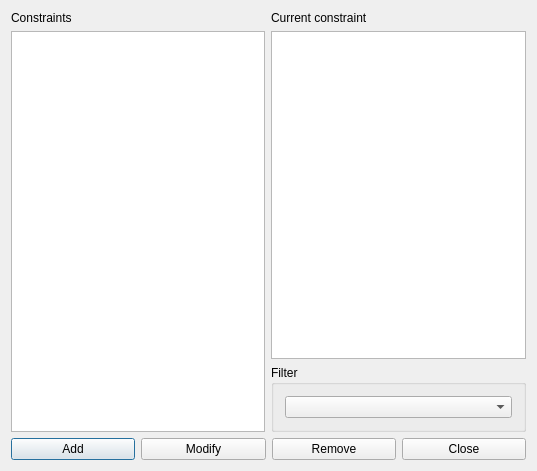
<?xml version="1.0" encoding="UTF-8"?>
<ui version="4.0">
 <class>ConstraintStudentsSetMorningsEarlyMaxBeginningsAtSecondHourForm_template</class>
 <widget class="QDialog" name="ConstraintStudentsSetMorningsEarlyMaxBeginningsAtSecondHourForm_template">
  <property name="geometry">
   <rect>
    <x>0</x>
    <y>0</y>
    <width>537</width>
    <height>471</height>
   </rect>
  </property>
  <property name="windowTitle">
   <string extracomment="This is the title of the dialog to see the list of all constraints of this type">Constraints students set mornings early max beginnings at second hour</string>
  </property>
  <layout class="QGridLayout" name="gridLayout_3">
   <item row="0" column="0" rowspan="2">
    <layout class="QVBoxLayout" name="verticalLayout">
     <item>
      <widget class="QLabel" name="constraintsTextLabel">
       <property name="frameShape">
        <enum>QFrame::NoFrame</enum>
       </property>
       <property name="frameShadow">
        <enum>QFrame::Plain</enum>
       </property>
       <property name="text">
        <string>Constraints</string>
       </property>
       <property name="wordWrap">
        <bool>false</bool>
       </property>
      </widget>
     </item>
     <item>
      <widget class="QListWidget" name="constraintsListWidget"/>
     </item>
    </layout>
   </item>
   <item row="0" column="1">
    <layout class="QVBoxLayout" name="verticalLayout_2">
     <item>
      <widget class="QLabel" name="currentConstraintTextLabel">
       <property name="text">
        <string>Current constraint</string>
       </property>
       <property name="wordWrap">
        <bool>false</bool>
       </property>
      </widget>
     </item>
     <item>
      <widget class="QPlainTextEdit" name="currentConstraintTextEdit"/>
     </item>
    </layout>
   </item>
   <item row="1" column="1">
    <widget class="QGroupBox" name="filterGroupBox">
     <property name="title">
      <string>Filter</string>
     </property>
     <layout class="QGridLayout" name="gridLayout_2">
      <item row="0" column="0">
       <widget class="QComboBox" name="studentsComboBox"/>
      </item>
     </layout>
    </widget>
   </item>
   <item row="2" column="0" colspan="2">
    <layout class="QGridLayout" name="gridLayout">
     <item row="0" column="0">
      <widget class="QPushButton" name="addConstraintPushButton">
       <property name="text">
        <string>Add</string>
       </property>
      </widget>
     </item>
     <item row="0" column="1">
      <widget class="QPushButton" name="modifyConstraintPushButton">
       <property name="text">
        <string>Modify</string>
       </property>
      </widget>
     </item>
     <item row="0" column="2">
      <widget class="QPushButton" name="removeConstraintPushButton">
       <property name="text">
        <string>Remove</string>
       </property>
      </widget>
     </item>
     <item row="0" column="3">
      <widget class="QPushButton" name="closePushButton">
       <property name="text">
        <string>Close</string>
       </property>
      </widget>
     </item>
    </layout>
   </item>
  </layout>
 </widget>
 <layoutdefault spacing="6" margin="11"/>
 <resources/>
 <connections/>
</ui>
